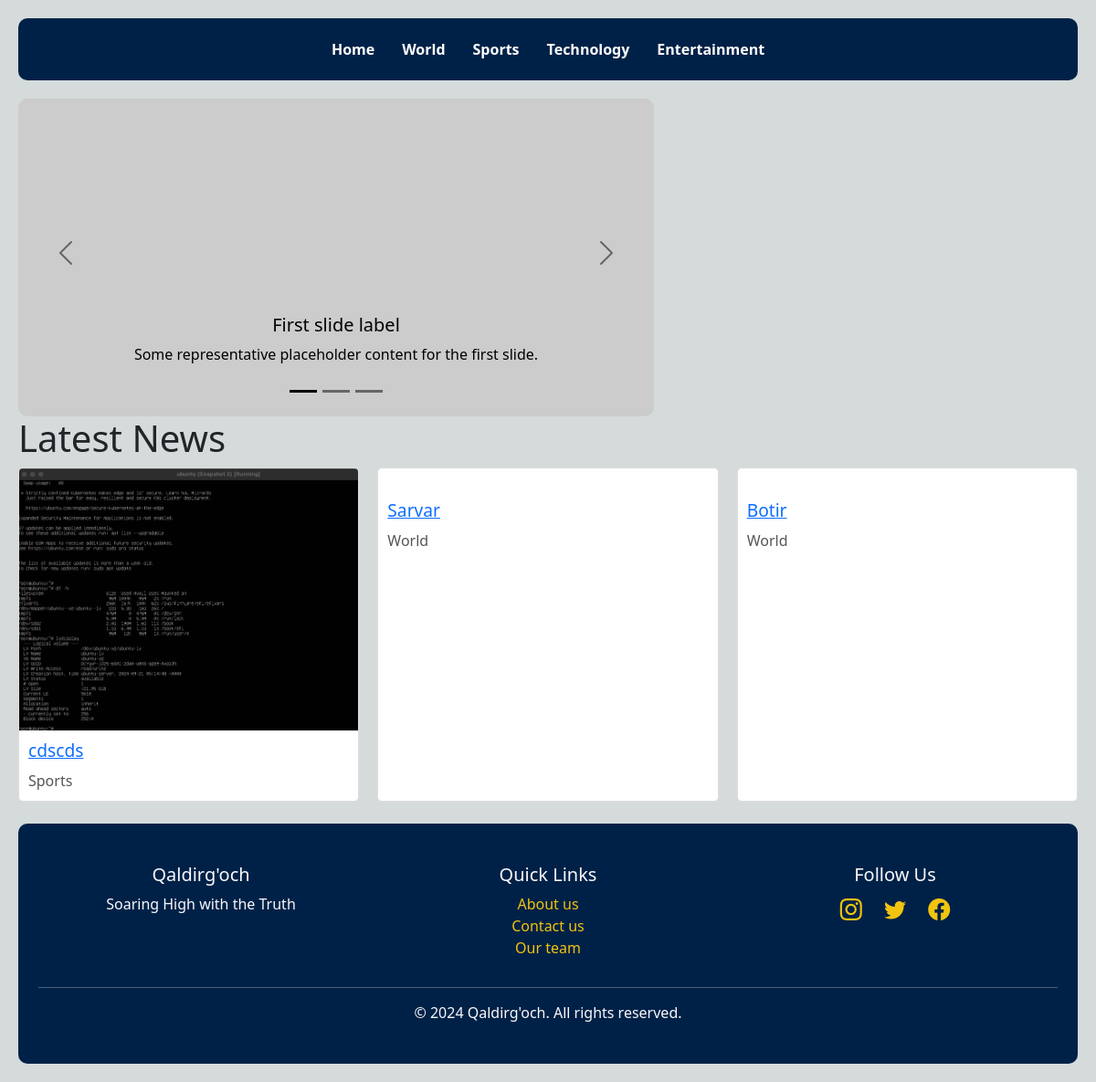
/, run on an earlier commit of the app's database.
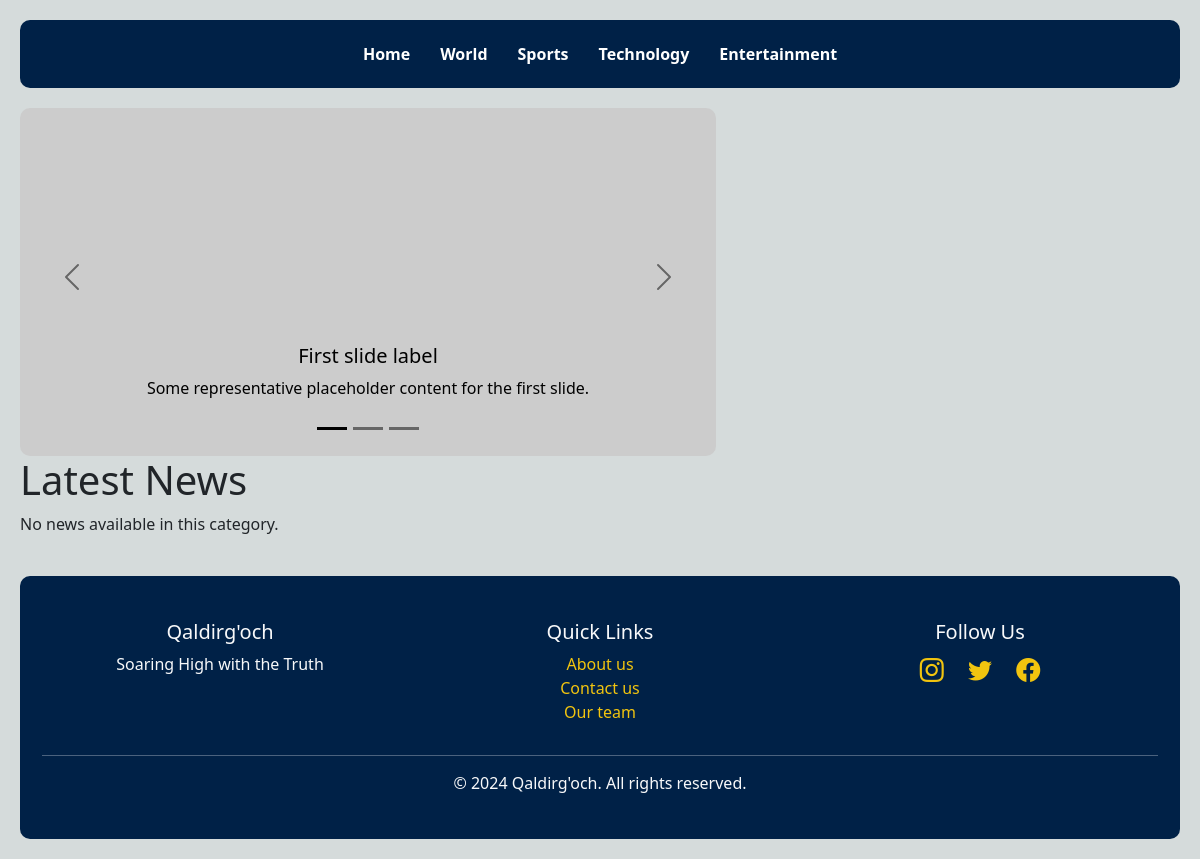
And on a later commit of the database.
### news/models.py (models this page shows, shortened)
class Article(models.Model):
    title = models.CharField(max_length=200)
    content = models.TextField()
    published_date = models.DateTimeField(auto_now_add=True)
    image = models.ImageField(upload_to='articles/')
    category = models.CharField(max_length=50, choices=[
        ('World', 'World'),
        ('Sports', 'Sports'),
        ('Technology', 'Technology'),
        ('Entertainment', 'Entertainment'),
    ])

### news/views.py (the view)
# urls.py: 2. Add a URL to urlpatterns:  path('', views.home, name='home')
def home(request):
    articles = Article.objects.all().order_by('-published_date')
    return render(request, 'post.html', {'articles': articles})

### templates/post.html (shortened to what this page needs)
{% extends 'base.html' %}
{% block content %}
<h1>Latest News</h1>
<div class="news-list">
    {% for article in articles %}
    <section class="news-list">
        <div class="news-item">
            <img src="{{ article.image.url }}" alt="{{ image.title }}">
            <h3><a href="{% url 'article_detail' article.id %}">{{ article.title }}</a></h3>
            <p>{{ article.category }}</p>
        </div>
    </section>
    {% empty %}
        <p>No news available in this category.</p>
    {% endfor %}
</div>
<br>
{% endblock content %}

What changed in the data, as far as the page shows it:
removed Article: image (picture), title "cdscds", category "Sports"
removed Article: title "Sarvar", category "World"
removed Article: title "Botir", category "World"
Also different on the page:
text now shown: "No news available in this category."
